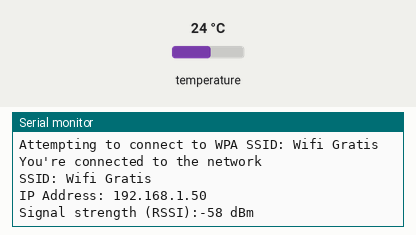
The sketch below on a simulated Arduino Mega 2560, built with avr-gcc and run on an emulated ATmega2560. Parts: the last lines printed to the serial monitor. The test bench sets the inputs (shaded band); at power-on: temperature 24 °C. WiFi joins after 1.5 s; servers stay silent unless stated; uploads are accepted with an empty reply.

Above: at 2.7 s.
2.8 s: temperature set to 12 °C
At 6.9 s:
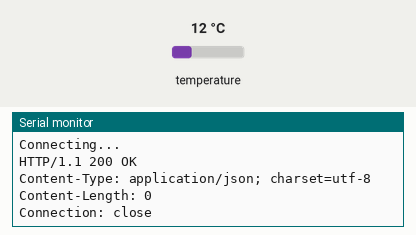
10.9 s: temperature set to 19 °C
At 11.91 s:
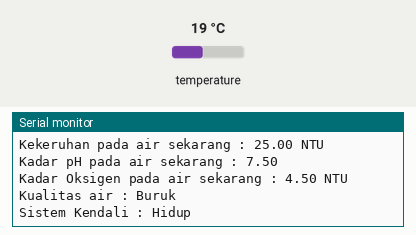

Measured:
- after the input at 2.8 s, the serial monitor: prints a new line after 3.0 s (image 1)
- after the input at 10.9 s, the serial monitor: prints a new line after 0.85 s (image 2)

The sketch:

Test_realtimeSuhu.ino
```cpp
/*
 WiFiEsp example: WebClientRepeating

 This sketch connects to a web server and makes an HTTP request
 using an Arduino ESP8266 module.
 It repeats the HTTP call each 10 seconds.

 For more details see: http://yaab-arduino.blogspot.com/p/wifiesp.html
*/

#include "WiFiEsp.h"
#include <OneWire.h>
#include <DallasTemperature.h>

// Emulate Serial1 on pins 6/7 if not present
#ifndef HAVE_HWSERIAL1
#include "SoftwareSerial.h"
SoftwareSerial Serial1(2, 3); // TX, RX
#endif

char ssid[] = "Wifi Gratis";            // your network SSID (name)
char pass[] = "12345678";        // your network password
int status = WL_IDLE_STATUS;     // the Wifi radio's status

char server[] = "192.168.251.174";

unsigned long lastConnectionTime = 0;         // last time you connected to the server, in milliseconds
const unsigned long postingInterval = 5000L; // delay between updates, in milliseconds

// Initialize the Ethernet client object
WiFiEspClient client;

const int pinData = 4; // Ubah sesuai dengan pin yang Anda gunakan
OneWire oneWire(pinData);
DallasTemperature sensors(&oneWire);

void setup()
{
  // initialize serial for debugging
  Serial.begin(115200);
  // initialize serial for ESP module
  Serial1.begin(9600);
  // initialize ESP module
  WiFi.init(&Serial1);

  // check for the presence of the shield
  if (WiFi.status() == WL_NO_SHIELD) {
    Serial.println("WiFi shield not present");
    // don't continue
    while (true);
  }

  // attempt to connect to WiFi network
  while ( status != WL_CONNECTED) {
    Serial.print("Attempting to connect to WPA SSID: ");
    Serial.println(ssid);
    // Connect to WPA/WPA2 network
    status = WiFi.begin(ssid, pass);
  }

  Serial.println("You're connected to the network");

  printWifiStatus();

  sensors.begin();   // Mulai komunikasi dengan sensor
}

void loop()
{
  // if there's incoming data from the net connection send it out the serial port
  // this is for debugging purposes only
  while (client.available()) {
    char c = client.read();
    Serial.write(c);
  }

  // if 10 seconds have passed since your last connection,
  // then connect again and send data
  if (millis() - lastConnectionTime > postingInterval) {
    httpRequest();
  }
}

// this method makes a HTTP connection to the server
void httpRequest()
{
  float ntuValue = 25.0;
  float pHValue = 7.5;
  float DOValue = 4.5;
  String kualitasAir = "Buruk";
  String sistemKendali = "Hidup";

  sensors.requestTemperatures(); // Minta sensor untuk membaca suhu
  float temperature = sensors.getTempCByIndex(0); // Baca suhu dalam Celsius
  Serial.print("Suhu pada air sekarang : ");
  Serial.print(temperature);
  Serial.println(" °C");
  Serial.print("Kekeruhan pada air sekarang : ");
  Serial.print(ntuValue);
  Serial.println(" NTU");
  Serial.print("Kadar pH pada air sekarang : ");
  Serial.println(pHValue);
  Serial.print("Kadar Oksigen pada air sekarang : ");
  Serial.print(DOValue);
  Serial.println(" NTU");
  Serial.print("Kualitas air : ");
  Serial.println(kualitasAir);
  Serial.print("Sistem Kendali : ");
  Serial.println(sistemKendali);
  Serial.println();

  // close any connection before send a new request
  // this will free the socket on the WiFi shield
  client.stop();

  // if there's a successful connection
  if (client.connect(server, 80)) {
    Serial.println("Connecting...");

    // send the HTTP PUT request
    client.print(F("GET /water-monitoring/public/simpan/"));
    client.print(String(temperature));
    client.print(F("/"));
    client.print(String(ntuValue));
    client.print(F("/"));
    client.print(String(pHValue));
    client.print(F("/"));
    client.print(String(DOValue));
    client.print(F("/"));
    client.print(kualitasAir);
    client.print(F("/"));
    client.print(sistemKendali);
    client.println(F(" HTTP/1.1"));
    client.println(F("Host: 192.168.251.174"));
    client.println(F("Connection: close"));
    client.println();

    // note the time that the connection was made
    lastConnectionTime = millis();
  }
  else {
    // if you couldn't make a connection
    Serial.println("Connection failed");
  }
}


void printWifiStatus()
{
  // print the SSID of the network you're attached to
  Serial.print("SSID: ");
  Serial.println(WiFi.SSID());

  // print your WiFi shield's IP address
  IPAddress ip = WiFi.localIP();
  Serial.print("IP Address: ");
  Serial.println(ip);

  // print the received signal strength
  long rssi = WiFi.RSSI();
  Serial.print("Signal strength (RSSI):");
  Serial.print(rssi);
  Serial.println(" dBm");
}
```
